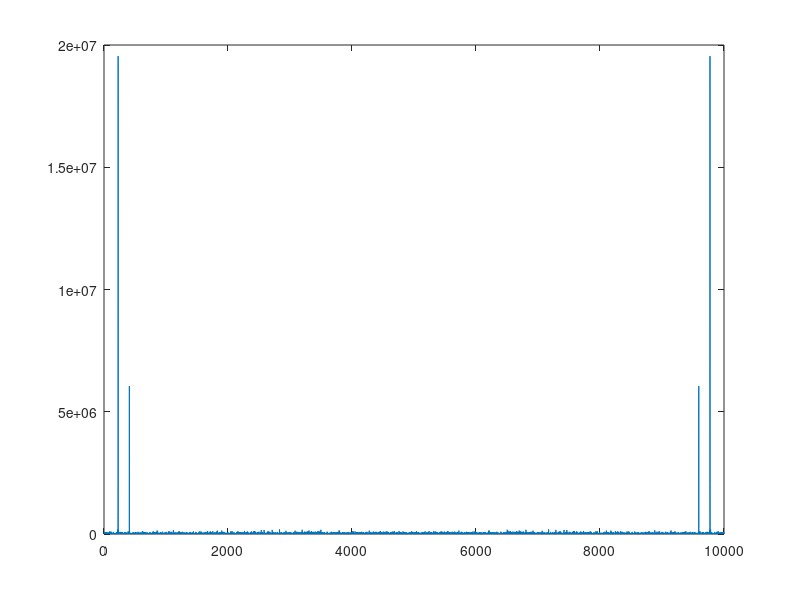
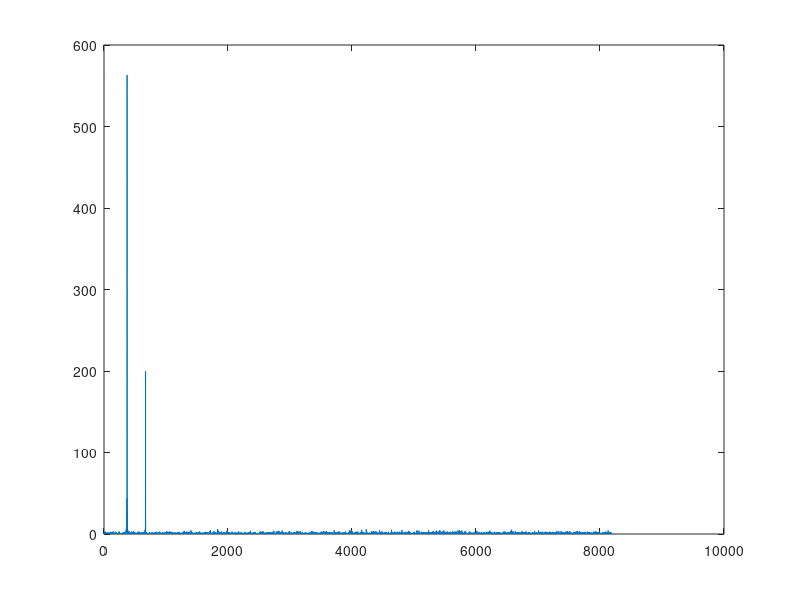
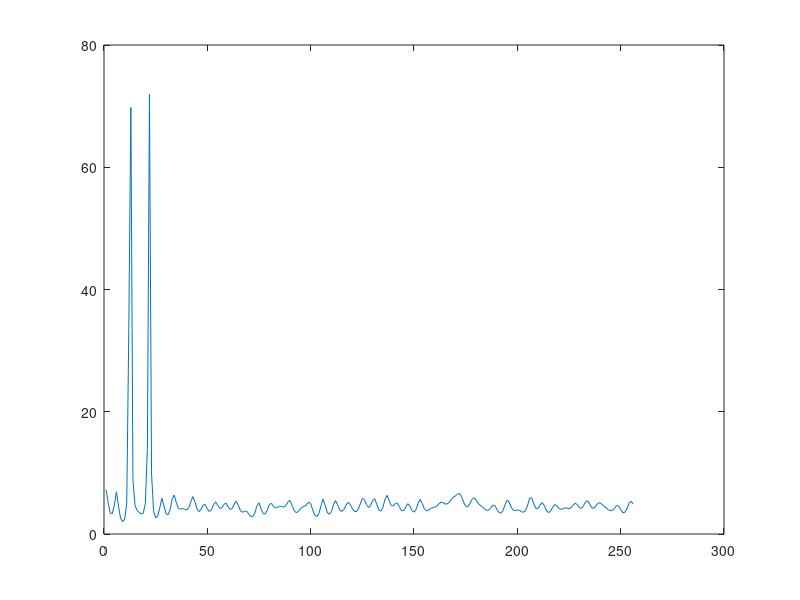

Recreate these plots in MATLAB, in order.
clear all
close all

% Exercise 3
N = 10000;            % Parameters
f1 = 1000/44100;
f2 = 1800/44100;
A = 1.5;
% Create the signal
n = 0:N-1; % is a vector
x = cos(2*pi*f1*n) + 0.5 * cos(2*pi*f2*n) + A*randn(1,N);
plot(x)

% Exercise 4
% Method 1: modulus of the Fourier transform, squared
S = fft(x);
Pxx = abs(S).^2;
plot(Pxx)

%Nicolae Cleju

% Method 2: use the function periodogram()
pxx = periodogram(x);
figure
plot(pxx)

% Method 3: use Yule-Walker method
pxx = pyulear(x, 100);
figure
plot(pxx);